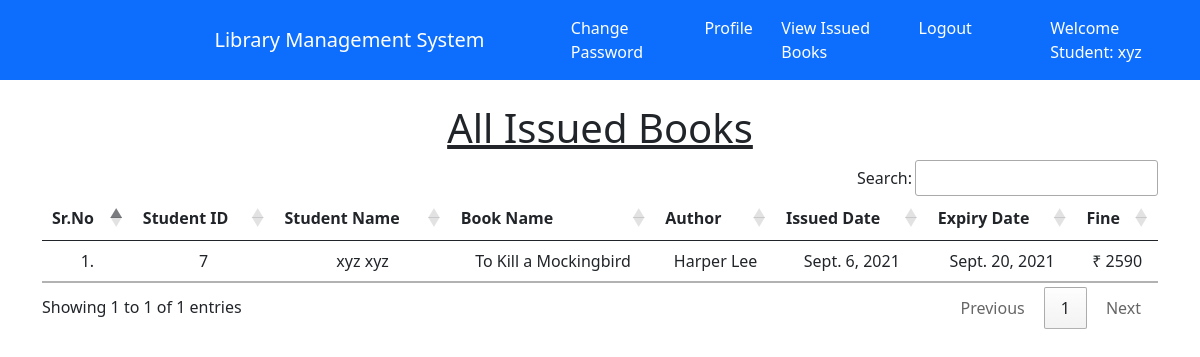
The app's page /student_issued_books/ (signed in) with its own data.
### library/models.py (models this page shows, shortened)
class Book(models.Model):
    name = models.CharField(max_length=200)
    author = models.CharField(max_length=200)
    isbn = models.PositiveIntegerField()
    category = models.CharField(max_length=50)

class IssuedBook(models.Model):
    student_id = models.CharField(max_length=100, blank=True)
    isbn = models.CharField(max_length=13)
    issued_date = models.DateField(auto_now=True)
    expiry_date = models.DateField(default=expiry)

### library/views.py (the view)
# urls.py: path("student_issued_books/", views.student_issued_books, name="student_issued_books"),
@login_required(login_url = '/')
def student_issued_books(request):
    student = Student.objects.filter(user_id=request.user.id)
    issuedBooks = IssuedBook.objects.filter(student_id=student[0].user_id)
    li1 = []
    li2 = []
    for i in issuedBooks:
        books = Book.objects.filter(isbn=i.isbn)
        for book in books:
            t=(request.user.id, request.user.get_full_name, book.name,book.author)
            li1.append(t)
        days=(date.today()-i.issued_date)
        d=days.days
        fine=0
        if d>15:
            day=d-14
            fine=day*5
        t=(issuedBooks[0].issued_date, issuedBooks[0].expiry_date, fine)
        li2.append(t)
    return render(request,'student_issued_books.html',{'li1':li1, 'li2':li2})

### library/templates/student_issued_books.html (shortened to what this page needs)
{% extends 'student_navbar.html' %}
{% load static %}
{% block body %}
<div class="container mt-4">
    <h1 class="text-center"><u>All Issued Books</u></h1>
    <table class="table table-hover" id="example">
        <thead>
            <tr class="text-center">
                <th>Sr.No</th>
                <th>Student ID</th>
                <th>Student Name</th>
                <th>Book Name</th>
                <th>Author</th>
                <th>Issued Date</th>
                <th>Expiry Date</th>
                <th>Fine</th>
            </tr>
        </thead>
        <tbody>
            {% for i in li1 %}
            <tr class="text-center">
                <td>{{forloop.counter}}.</td>
                <td>{{i.0}}</td>
                <td>{{i.1}}</td>
                <td>{{i.2}}</td>
                <td>{{i.3}}</td>
                {% endfor %}
                {% for i in li2 %}
                <td>{{i.0}}</td>
                <td>{{i.1}}</td>
                <td>₹ {{i.2}}</td>
            </tr>
            {% endfor %}
        </tbody>
    </table>
    </div>
{% endblock %}

### library/templates/student_navbar.html (shortened to what this page needs)
<!doctype html>
<html lang="en">
  <head>
    <link href="https://cdn.jsdelivr.net/npm/bootstrap@5.1.0/dist/css/bootstrap.min.css" rel="stylesheet">
    <link rel="stylesheet" href="https://cdn.datatables.net/1.10.25/css/jquery.dataTables.min.css">
    <link rel="stylesheet" href="https://cdn.datatables.net/buttons/1.7.1/css/buttons.dataTables.min.css">
  </head>
  <body>
    <nav class="navbar navbar-expand-lg navbar-dark bg-primary sticky-top"">
        <div class="container-fluid">
          <a class="navbar-brand" href="#"> Library Management System</a>
          <div class="collapse navbar-collapse" id="navbarSupportedContent">
            <ul class="navbar-nav me-auto mb-2 mb-lg-0">
              <li class="nav-item">
                <a class="nav-link active" aria-current="page" href="/change_password/">Change Password</a>
              </li>
              <li class="nav-item">
                <a class="nav-link active" aria-current="page" href="/profile/">Profile</a>
              </li>
              <li class="nav-item">
                <a class="nav-link active" aria-current="page" href="/student_issued_books/">View Issued Books</a>
              </li>
              <li class="nav-item">
                <a class="nav-link active" aria-current="page" href="/logout/">Logout</a>
              </li>
              <li class="nav-item">
                <a class="nav-link active" href="#">Welcome Student: {{request.user}}</a>
              </li>
            </ul>
          </div>
        </div>
      </nav>
      {% block body %}
      {% endblock %}
  </body>
</html>

### records on screen
Book: name "To Kill a Mockingbird", author "Harper Lee"
IssuedBook: issued_date "Sept. 6, 2021", expiry_date "Sept. 20, 2021"

### other values on screen
{{ request.user }} "xyz"
{{ i.0 }} "7"
{{ i.1 }} "xyz xyz"
{{ i.2 }} "2590"
